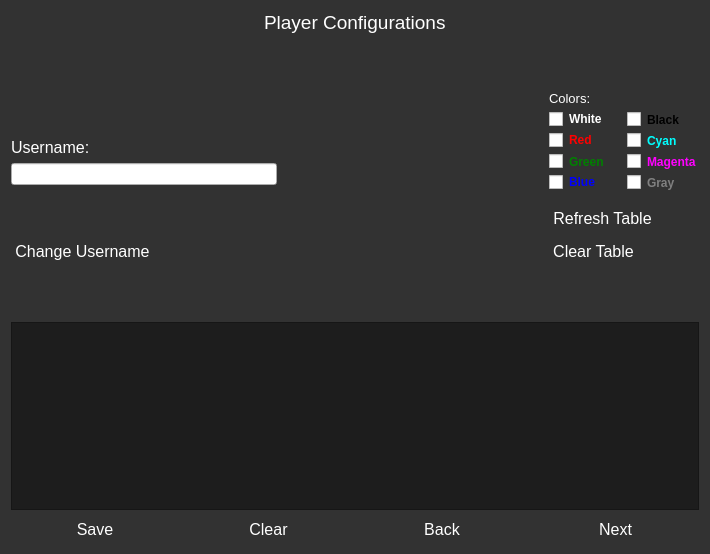
<?xml version="1.0" encoding="UTF-8"?>
<ui version="4.0">
 <class>ConfigDialog</class>
 <widget class="QDialog" name="ConfigDialog">
  <property name="geometry">
   <rect>
    <x>0</x>
    <y>0</y>
    <width>710</width>
    <height>554</height>
   </rect>
  </property>
  <property name="windowTitle">
   <string>Dialog</string>
  </property>
  <property name="styleSheet">
   <string notr="true">QDialog
{
	background-color: rgb(50,50,50);
}</string>
  </property>
  <layout class="QVBoxLayout" name="verticalLayout_3">
   <item>
    <layout class="QHBoxLayout" name="horizontalLayout_3">
     <item>
      <spacer name="horizontalSpacer_2">
       <property name="orientation">
        <enum>Qt::Horizontal</enum>
       </property>
       <property name="sizeHint" stdset="0">
        <size>
         <width>40</width>
         <height>20</height>
        </size>
       </property>
      </spacer>
     </item>
     <item>
      <widget class="QLabel" name="label_3">
       <property name="font">
        <font>
         <pointsize>14</pointsize>
        </font>
       </property>
       <property name="styleSheet">
        <string notr="true">QLabel
{
	color:white;
}</string>
       </property>
       <property name="text">
        <string>Player Configurations</string>
       </property>
      </widget>
     </item>
     <item>
      <spacer name="horizontalSpacer_3">
       <property name="orientation">
        <enum>Qt::Horizontal</enum>
       </property>
       <property name="sizeHint" stdset="0">
        <size>
         <width>40</width>
         <height>20</height>
        </size>
       </property>
      </spacer>
     </item>
    </layout>
   </item>
   <item>
    <spacer name="verticalSpacer_3">
     <property name="orientation">
      <enum>Qt::Vertical</enum>
     </property>
     <property name="sizeHint" stdset="0">
      <size>
       <width>20</width>
       <height>55</height>
      </size>
     </property>
    </spacer>
   </item>
   <item>
    <layout class="QHBoxLayout" name="horizontalLayout_5">
     <item>
      <layout class="QVBoxLayout" name="verticalLayout_2">
       <item>
        <spacer name="verticalSpacer_2">
         <property name="orientation">
          <enum>Qt::Vertical</enum>
         </property>
         <property name="sizeHint" stdset="0">
          <size>
           <width>20</width>
           <height>40</height>
          </size>
         </property>
        </spacer>
       </item>
       <item>
        <widget class="QLabel" name="label">
         <property name="font">
          <font>
           <pointsize>12</pointsize>
          </font>
         </property>
         <property name="styleSheet">
          <string notr="true">QLabel
{
	color:white;
}</string>
         </property>
         <property name="text">
          <string>Username:</string>
         </property>
        </widget>
       </item>
       <item>
        <widget class="QLineEdit" name="usernameEdit">
         <property name="cursor">
          <cursorShape>PointingHandCursor</cursorShape>
         </property>
        </widget>
       </item>
       <item>
        <spacer name="verticalSpacer">
         <property name="orientation">
          <enum>Qt::Vertical</enum>
         </property>
         <property name="sizeHint" stdset="0">
          <size>
           <width>20</width>
           <height>40</height>
          </size>
         </property>
        </spacer>
       </item>
       <item>
        <widget class="QPushButton" name="changeUsernameButton">
         <property name="sizePolicy">
          <sizepolicy hsizetype="Maximum" vsizetype="Fixed">
           <horstretch>0</horstretch>
           <verstretch>0</verstretch>
          </sizepolicy>
         </property>
         <property name="font">
          <font>
           <pointsize>12</pointsize>
          </font>
         </property>
         <property name="styleSheet">
          <string notr="true">QPushButton
{
	color:white;
	outline:none;
}

QPushButton:hover
{
	color:white;
	font-weight:bold;
	font-size:15px;
}</string>
         </property>
         <property name="text">
          <string>Change Username</string>
         </property>
         <property name="flat">
          <bool>true</bool>
         </property>
        </widget>
       </item>
      </layout>
     </item>
     <item>
      <spacer name="horizontalSpacer">
       <property name="orientation">
        <enum>Qt::Horizontal</enum>
       </property>
       <property name="sizeHint" stdset="0">
        <size>
         <width>40</width>
         <height>20</height>
        </size>
       </property>
      </spacer>
     </item>
     <item>
      <layout class="QVBoxLayout" name="verticalLayout">
       <item>
        <layout class="QHBoxLayout" name="horizontalLayout_4">
         <item>
          <widget class="QLabel" name="label_2">
           <property name="font">
            <font>
             <pointsize>10</pointsize>
            </font>
           </property>
           <property name="styleSheet">
            <string notr="true">QLabel
{
	color:white
}</string>
           </property>
           <property name="text">
            <string>Colors:</string>
           </property>
          </widget>
         </item>
        </layout>
       </item>
       <item>
        <layout class="QHBoxLayout" name="horizontalLayout">
         <item>
          <layout class="QFormLayout" name="formLayout">
           <item row="0" column="0">
            <widget class="QCheckBox" name="whiteColor">
             <property name="cursor">
              <cursorShape>PointingHandCursor</cursorShape>
             </property>
             <property name="styleSheet">
              <string notr="true"/>
             </property>
             <property name="text">
              <string/>
             </property>
             <property name="checkable">
              <bool>true</bool>
             </property>
             <property name="checked">
              <bool>false</bool>
             </property>
             <property name="autoRepeat">
              <bool>false</bool>
             </property>
             <property name="autoExclusive">
              <bool>true</bool>
             </property>
            </widget>
           </item>
           <item row="0" column="1">
            <widget class="QLabel" name="label_4">
             <property name="focusPolicy">
              <enum>Qt::StrongFocus</enum>
             </property>
             <property name="autoFillBackground">
              <bool>false</bool>
             </property>
             <property name="styleSheet">
              <string notr="true">QLabel
{
	color:white;
	font-weight:bold;
}</string>
             </property>
             <property name="text">
              <string>White</string>
             </property>
            </widget>
           </item>
           <item row="1" column="0">
            <widget class="QCheckBox" name="redColor">
             <property name="cursor">
              <cursorShape>PointingHandCursor</cursorShape>
             </property>
             <property name="styleSheet">
              <string notr="true"/>
             </property>
             <property name="text">
              <string/>
             </property>
             <property name="checkable">
              <bool>true</bool>
             </property>
             <property name="checked">
              <bool>false</bool>
             </property>
             <property name="autoExclusive">
              <bool>true</bool>
             </property>
            </widget>
           </item>
           <item row="1" column="1">
            <widget class="QLabel" name="label_5">
             <property name="focusPolicy">
              <enum>Qt::StrongFocus</enum>
             </property>
             <property name="autoFillBackground">
              <bool>false</bool>
             </property>
             <property name="styleSheet">
              <string notr="true">QLabel
{
	color:red;
	font-weight:bold;
}</string>
             </property>
             <property name="text">
              <string>Red</string>
             </property>
            </widget>
           </item>
           <item row="2" column="0">
            <widget class="QCheckBox" name="greenColor">
             <property name="cursor">
              <cursorShape>PointingHandCursor</cursorShape>
             </property>
             <property name="styleSheet">
              <string notr="true"/>
             </property>
             <property name="text">
              <string/>
             </property>
             <property name="autoExclusive">
              <bool>true</bool>
             </property>
            </widget>
           </item>
           <item row="2" column="1">
            <widget class="QLabel" name="label_6">
             <property name="styleSheet">
              <string notr="true">QLabel
{
	color:green;
	font-weight:bold;
}</string>
             </property>
             <property name="text">
              <string>Green</string>
             </property>
            </widget>
           </item>
           <item row="3" column="0">
            <widget class="QCheckBox" name="blueColor">
             <property name="cursor">
              <cursorShape>PointingHandCursor</cursorShape>
             </property>
             <property name="styleSheet">
              <string notr="true"/>
             </property>
             <property name="text">
              <string/>
             </property>
             <property name="autoExclusive">
              <bool>true</bool>
             </property>
            </widget>
           </item>
           <item row="3" column="1">
            <widget class="QLabel" name="label_7">
             <property name="focusPolicy">
              <enum>Qt::StrongFocus</enum>
             </property>
             <property name="autoFillBackground">
              <bool>false</bool>
             </property>
             <property name="styleSheet">
              <string notr="true">QLabel
{
	color:blue;
	font-weight:bold;
}</string>
             </property>
             <property name="text">
              <string>Blue</string>
             </property>
            </widget>
           </item>
          </layout>
         </item>
         <item>
          <layout class="QFormLayout" name="formLayout_2">
           <item row="0" column="0">
            <widget class="QCheckBox" name="blackColor">
             <property name="cursor">
              <cursorShape>PointingHandCursor</cursorShape>
             </property>
             <property name="styleSheet">
              <string notr="true"/>
             </property>
             <property name="text">
              <string/>
             </property>
             <property name="autoExclusive">
              <bool>true</bool>
             </property>
            </widget>
           </item>
           <item row="0" column="1">
            <widget class="QLabel" name="label_11">
             <property name="styleSheet">
              <string notr="true">QLabel
{
	color:black;
	font-weight:bold;
}</string>
             </property>
             <property name="text">
              <string>Black</string>
             </property>
            </widget>
           </item>
           <item row="1" column="0">
            <widget class="QCheckBox" name="cyanColor">
             <property name="enabled">
              <bool>true</bool>
             </property>
             <property name="cursor">
              <cursorShape>PointingHandCursor</cursorShape>
             </property>
             <property name="styleSheet">
              <string notr="true"/>
             </property>
             <property name="text">
              <string/>
             </property>
             <property name="checkable">
              <bool>true</bool>
             </property>
             <property name="checked">
              <bool>false</bool>
             </property>
             <property name="autoExclusive">
              <bool>true</bool>
             </property>
            </widget>
           </item>
           <item row="1" column="1">
            <widget class="QLabel" name="label_8">
             <property name="styleSheet">
              <string notr="true">QLabel
{
	color:cyan;
	font-weight:bold;
}</string>
             </property>
             <property name="text">
              <string>Cyan</string>
             </property>
            </widget>
           </item>
           <item row="2" column="0">
            <widget class="QCheckBox" name="magentaColor">
             <property name="cursor">
              <cursorShape>PointingHandCursor</cursorShape>
             </property>
             <property name="styleSheet">
              <string notr="true"/>
             </property>
             <property name="text">
              <string/>
             </property>
             <property name="autoExclusive">
              <bool>true</bool>
             </property>
            </widget>
           </item>
           <item row="2" column="1">
            <widget class="QLabel" name="label_9">
             <property name="styleSheet">
              <string notr="true">QLabel
{
	color:magenta;
	font-weight:bold;
}</string>
             </property>
             <property name="text">
              <string>Magenta</string>
             </property>
            </widget>
           </item>
           <item row="3" column="0">
            <widget class="QCheckBox" name="grayColor">
             <property name="cursor">
              <cursorShape>PointingHandCursor</cursorShape>
             </property>
             <property name="styleSheet">
              <string notr="true"/>
             </property>
             <property name="text">
              <string/>
             </property>
             <property name="autoExclusive">
              <bool>true</bool>
             </property>
            </widget>
           </item>
           <item row="3" column="1">
            <widget class="QLabel" name="label_10">
             <property name="styleSheet">
              <string notr="true">QLabel
{
	color:gray;
	font-weight:bold;
}</string>
             </property>
             <property name="text">
              <string>Gray</string>
             </property>
            </widget>
           </item>
          </layout>
         </item>
        </layout>
       </item>
       <item>
        <spacer name="verticalSpacer_4">
         <property name="orientation">
          <enum>Qt::Vertical</enum>
         </property>
         <property name="sizeHint" stdset="0">
          <size>
           <width>150</width>
           <height>13</height>
          </size>
         </property>
        </spacer>
       </item>
       <item>
        <widget class="QPushButton" name="refreshTableButton">
         <property name="sizePolicy">
          <sizepolicy hsizetype="Maximum" vsizetype="Fixed">
           <horstretch>0</horstretch>
           <verstretch>0</verstretch>
          </sizepolicy>
         </property>
         <property name="font">
          <font>
           <pointsize>12</pointsize>
          </font>
         </property>
         <property name="styleSheet">
          <string notr="true">QPushButton
{
	color:white;
	outline:none;
}

QPushButton:hover
{
	color:white;
	font-weight:bold;
	font-size:15px;
}</string>
         </property>
         <property name="text">
          <string>Refresh Table</string>
         </property>
         <property name="flat">
          <bool>true</bool>
         </property>
        </widget>
       </item>
       <item>
        <widget class="QPushButton" name="clearTableButton">
         <property name="sizePolicy">
          <sizepolicy hsizetype="Maximum" vsizetype="Fixed">
           <horstretch>0</horstretch>
           <verstretch>0</verstretch>
          </sizepolicy>
         </property>
         <property name="font">
          <font>
           <pointsize>12</pointsize>
          </font>
         </property>
         <property name="styleSheet">
          <string notr="true">QPushButton
{
	color:white;
	outline:none;
}

QPushButton:hover
{
	color:white;
	font-weight:bold;
	font-size:15px;
}

QPushButton:checked
{
	background-color: red;
}</string>
         </property>
         <property name="text">
          <string>Clear Table</string>
         </property>
         <property name="flat">
          <bool>true</bool>
         </property>
        </widget>
       </item>
      </layout>
     </item>
    </layout>
   </item>
   <item>
    <spacer name="verticalSpacer_4">
     <property name="orientation">
      <enum>Qt::Vertical</enum>
     </property>
     <property name="sizeHint" stdset="0">
      <size>
       <width>20</width>
       <height>55</height>
      </size>
     </property>
    </spacer>
   </item>
   <item>
    <widget class="QTableView" name="gameConfigTableView">
     <property name="styleSheet">
      <string notr="true">QTableView
{
	background-color:#1d1d1d;
	color:white;
	font-weight:bold;
}</string>
     </property>
    </widget>
   </item>
   <item>
    <layout class="QHBoxLayout" name="horizontalLayout_2">
     <item>
      <widget class="QPushButton" name="saveButtonGameConfig">
       <property name="font">
        <font>
         <pointsize>12</pointsize>
        </font>
       </property>
       <property name="styleSheet">
        <string notr="true">QPushButton
{
	color:white;
}

QPushButton:hover
{
	color:white;
	font-weight:bold;
}

QPushButton:checked
{
	background-color: red;
}</string>
       </property>
       <property name="text">
        <string>Save</string>
       </property>
       <property name="checkable">
        <bool>true</bool>
       </property>
       <property name="flat">
        <bool>true</bool>
       </property>
      </widget>
     </item>
     <item>
      <widget class="QPushButton" name="clearButton">
       <property name="font">
        <font>
         <pointsize>12</pointsize>
        </font>
       </property>
       <property name="styleSheet">
        <string notr="true">QPushButton
{
	color:white;
	outline:none;
}

QPushButton:hover
{
	color:white;
	font-weight:bold;
}</string>
       </property>
       <property name="text">
        <string>Clear</string>
       </property>
       <property name="flat">
        <bool>true</bool>
       </property>
      </widget>
     </item>
     <item>
      <widget class="QPushButton" name="backButton_Config">
       <property name="font">
        <font>
         <pointsize>12</pointsize>
        </font>
       </property>
       <property name="styleSheet">
        <string notr="true">QPushButton
{
	color:white;
	outline:none;
}

QPushButton:hover
{
	color:white;
	font-weight:bold;
}</string>
       </property>
       <property name="text">
        <string>Back</string>
       </property>
       <property name="flat">
        <bool>true</bool>
       </property>
      </widget>
     </item>
     <item>
      <widget class="QPushButton" name="nextButton_Config">
       <property name="font">
        <font>
         <pointsize>12</pointsize>
        </font>
       </property>
       <property name="styleSheet">
        <string notr="true">QPushButton
{
	color:white;
	outline:none;
}

QPushButton:hover
{
	color:white;
	font-weight:bold;
}</string>
       </property>
       <property name="text">
        <string>Next</string>
       </property>
       <property name="flat">
        <bool>true</bool>
       </property>
      </widget>
     </item>
    </layout>
   </item>
  </layout>
 </widget>
 <resources/>
 <connections/>
</ui>
